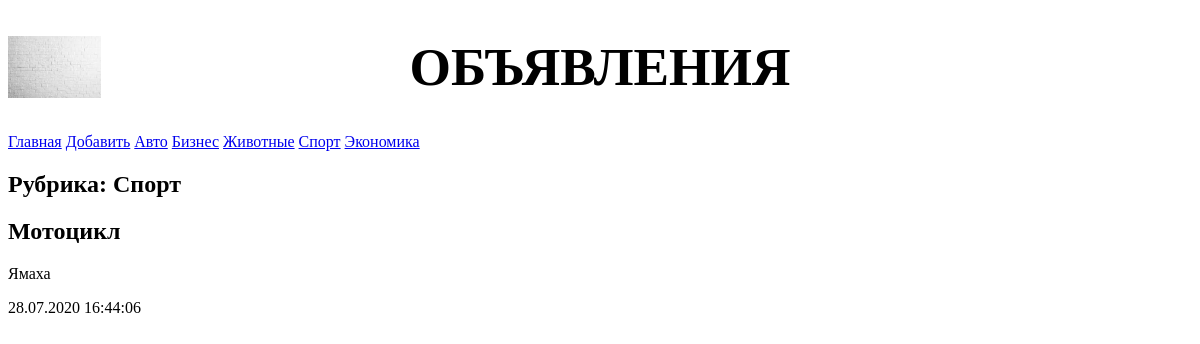
Screenshot of /bboard/1/ with the database file from the repository.
### bboard/models.py (models this page shows, shortened)
class Rubric(models.Model):
    name = models.CharField(max_length=20, db_index=True, verbose_name='Название')
    visible = models.BooleanField(default=False)
    class Meta:
        verbose_name_plural = 'Рубрики'
        verbose_name = 'Рубрика'
        ordering = ['name']

class Bb(models.Model):
    title = models.CharField(max_length=50, verbose_name='Товар')
    content = models.TextField(null=True, blank=True, verbose_name='Описание')
    price = models.FloatField(null=True, blank=True, verbose_name='Цена')
    published = models.DateTimeField(auto_now_add=True, db_index=True, verbose_name='Опубликовано')
    rubric = models.ForeignKey('Rubric', null=True, on_delete=models.PROTECT, verbose_name='Рубрика',
                               limit_choices_to={'visible': True})
    class Meta:
        verbose_name_plural = 'Объявления'
        verbose_name = 'Объявление'
        ordering = ['-published']

### bboard/views.py (the view)
# urls.py: path('<int:rubric_id>/', by_rubric, name='by_rubric'),
def by_rubric(request, rubric_id):
    bbs = Bb.objects.filter(rubric=rubric_id)
    rubrics = Rubric.objects.all()
    current_rubric = Rubric.objects.get(pk=rubric_id)
    context = {'bbs':bbs, 'rubrics':rubrics, 'current_rubric':current_rubric}
    return render(request, 'bboard/by_rubric.html', context)

### bboard/templates/bboard/by_rubric.html (shortened to what this page needs)
{% extends 'layout/basic.html' %}
{% block content %}
<h2>Рубрика: {{current_rubric.name}}</h2>
    {% for bb in bbs %}
    <div>
        <h2> {{ bb.title }} </h2>
        <p> {{ bb.content }}</p>
        <p> {{ bb.published|date:"d.m.Y H:i:s" }}</p>
    </div>
    {% endfor %}
{% endblock %}

### bboard/templates/layout/basic.html (shortened to what this page needs)
{% load static %}
<!doctype html>
<html>
    <head>
        <link rel="stylesheet" type="text/css"
        href="{% static 'bboard/style.css' %}">
    </head>
    <body>
        <header>
            <h1>Объявления</h1>
        </header>
        <nav>
            <a href="{% url 'index' %}">Главная</a>
            <a href="{% url 'add' %}">Добавить</a>
            {% for rubric in rubrics %}
                <a href="{% url 'by_rubric' rubric.pk %}">{{ rubric.name }}</a>
            {% endfor %}
        </nav>
        <section>
            {% block content %}
            {% endblock %}
        </section>
    </body>
</html>

### bboard/static/bboard/style.css (style rules this page uses)
header h1 { font-size: 40pt; text-transform: uppercase; text-align: center; background: url("bg.jpeg") left / auto 100% no-repeat; }
nav { list-style-type: none; margin: 0; padding: 0; }
section { margin-left: 300рх; }

### rows the page displays
Rubric: name "Авто"
Rubric: name "Бизнес"
Rubric: name "Животные"
Rubric: name "Спорт"
Rubric: name "Экономика"
Bb: title "Мотоцикл", content "Ямаха", published "28.07.2020 16:44:06"
